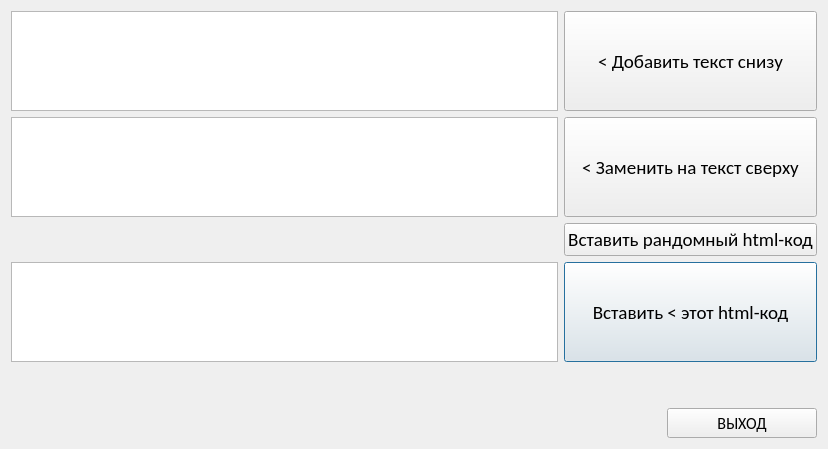
<?xml version="1.0" encoding="UTF-8"?>
<ui version="4.0">
 <class>path3</class>
 <widget class="QDialog" name="path3">
  <property name="geometry">
   <rect>
    <x>0</x>
    <y>0</y>
    <width>828</width>
    <height>449</height>
   </rect>
  </property>
  <property name="windowTitle">
   <string>Dialog</string>
  </property>
  <property name="styleSheet">
   <string notr="true"/>
  </property>
  <layout class="QGridLayout" name="gridLayout">
   <item row="3" column="1">
    <widget class="QPushButton" name="pushButton_3">
     <property name="sizePolicy">
      <sizepolicy hsizetype="Minimum" vsizetype="Ignored">
       <horstretch>0</horstretch>
       <verstretch>0</verstretch>
      </sizepolicy>
     </property>
     <property name="font">
      <font>
       <family>Calibri</family>
       <pointsize>14</pointsize>
      </font>
     </property>
     <property name="text">
      <string>Вставить &lt; этот html-код</string>
     </property>
    </widget>
   </item>
   <item row="0" column="1">
    <widget class="QPushButton" name="pushButton">
     <property name="sizePolicy">
      <sizepolicy hsizetype="Minimum" vsizetype="Preferred">
       <horstretch>0</horstretch>
       <verstretch>0</verstretch>
      </sizepolicy>
     </property>
     <property name="font">
      <font>
       <family>Calibri</family>
       <pointsize>14</pointsize>
      </font>
     </property>
     <property name="text">
      <string>&lt; Добавить текст снизу</string>
     </property>
    </widget>
   </item>
   <item row="5" column="1">
    <spacer name="verticalSpacer">
     <property name="orientation">
      <enum>Qt::Vertical</enum>
     </property>
     <property name="sizeType">
      <enum>QSizePolicy::Minimum</enum>
     </property>
     <property name="sizeHint" stdset="0">
      <size>
       <width>20</width>
       <height>40</height>
      </size>
     </property>
    </spacer>
   </item>
   <item row="1" column="0">
    <widget class="QPlainTextEdit" name="plainTextEdit_2">
     <property name="sizePolicy">
      <sizepolicy hsizetype="Expanding" vsizetype="Expanding">
       <horstretch>0</horstretch>
       <verstretch>0</verstretch>
      </sizepolicy>
     </property>
     <property name="minimumSize">
      <size>
       <width>100</width>
       <height>30</height>
      </size>
     </property>
     <property name="maximumSize">
      <size>
       <width>16777215</width>
       <height>100</height>
      </size>
     </property>
     <property name="font">
      <font>
       <family>Calibri</family>
       <pointsize>14</pointsize>
      </font>
     </property>
     <property name="plainText">
      <string/>
     </property>
     <property name="placeholderText">
      <string/>
     </property>
    </widget>
   </item>
   <item row="6" column="1">
    <widget class="QPushButton" name="pushButton_4">
     <property name="sizePolicy">
      <sizepolicy hsizetype="Expanding" vsizetype="Preferred">
       <horstretch>0</horstretch>
       <verstretch>0</verstretch>
      </sizepolicy>
     </property>
     <property name="maximumSize">
      <size>
       <width>150</width>
       <height>70</height>
      </size>
     </property>
     <property name="font">
      <font>
       <family>Calibri</family>
       <pointsize>12</pointsize>
      </font>
     </property>
     <property name="layoutDirection">
      <enum>Qt::RightToLeft</enum>
     </property>
     <property name="text">
      <string>ВЫХОД</string>
     </property>
    </widget>
   </item>
   <item row="1" column="1">
    <widget class="QPushButton" name="pushButton_2">
     <property name="sizePolicy">
      <sizepolicy hsizetype="Minimum" vsizetype="Preferred">
       <horstretch>0</horstretch>
       <verstretch>0</verstretch>
      </sizepolicy>
     </property>
     <property name="font">
      <font>
       <family>Calibri</family>
       <pointsize>14</pointsize>
      </font>
     </property>
     <property name="text">
      <string>&lt; Заменить на текст сверху</string>
     </property>
    </widget>
   </item>
   <item row="0" column="0">
    <widget class="QPlainTextEdit" name="plainTextEdit">
     <property name="sizePolicy">
      <sizepolicy hsizetype="Expanding" vsizetype="Expanding">
       <horstretch>0</horstretch>
       <verstretch>0</verstretch>
      </sizepolicy>
     </property>
     <property name="minimumSize">
      <size>
       <width>100</width>
       <height>30</height>
      </size>
     </property>
     <property name="maximumSize">
      <size>
       <width>16777215</width>
       <height>100</height>
      </size>
     </property>
     <property name="font">
      <font>
       <family>Calibri</family>
       <pointsize>14</pointsize>
      </font>
     </property>
    </widget>
   </item>
   <item row="2" column="1">
    <widget class="QPushButton" name="pushButton_5">
     <property name="font">
      <font>
       <family>Calibri</family>
       <pointsize>14</pointsize>
      </font>
     </property>
     <property name="text">
      <string>Вставить рандомный html-код</string>
     </property>
    </widget>
   </item>
   <item row="3" column="0">
    <widget class="QPlainTextEdit" name="plainTextEdit_3">
     <property name="sizePolicy">
      <sizepolicy hsizetype="Expanding" vsizetype="Expanding">
       <horstretch>0</horstretch>
       <verstretch>0</verstretch>
      </sizepolicy>
     </property>
     <property name="minimumSize">
      <size>
       <width>100</width>
       <height>30</height>
      </size>
     </property>
     <property name="maximumSize">
      <size>
       <width>16777215</width>
       <height>100</height>
      </size>
     </property>
     <property name="font">
      <font>
       <family>Calibri</family>
       <pointsize>14</pointsize>
      </font>
     </property>
     <property name="plainText">
      <string/>
     </property>
     <property name="placeholderText">
      <string/>
     </property>
    </widget>
   </item>
  </layout>
 </widget>
 <resources/>
 <connections/>
</ui>
